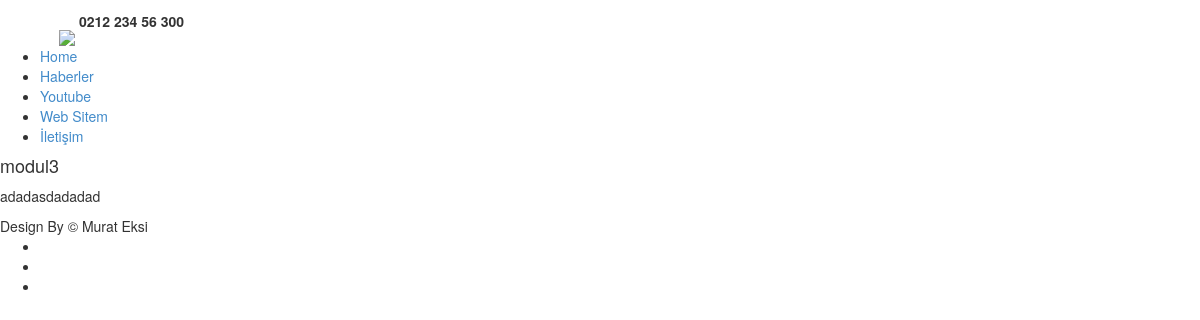
/sayfa_detay.php?sayfa_id=4, run on the app's committed database.
### tables this page shows
CREATE TABLE `admin_ayarlar` (
  `adminayar_id` int(11) NOT NULL,
  `adminayar_logo` varchar(100) NOT NULL,
  `adminayar_telefon` varchar(50) NOT NULL,
  `adminayar_title` varchar(200) NOT NULL,
  `adminayar_description` varchar(200) NOT NULL,
  `adminayar_keywords` varchar(200) NOT NULL,
  `adminayar_facebook` varchar(100) NOT NULL,
  `adminayar_twitter` varchar(100) NOT NULL,
  `adminayar_linkedin` varchar(100) NOT NULL,
  `adminayar_footer` varchar(200) NOT NULL,
  `adminayar_adres` varchar(200) NOT NULL,
  `adminayar_mail` varchar(100) NOT NULL,
  `adminayar_fax` varchar(100) NOT NULL,
  `adminayar_yedek` varchar(200) NOT NULL
);

CREATE TABLE `menuler` (
  `menu_id` int(11) NOT NULL,
  `menu_ad` varchar(100) NOT NULL,
  `menu_link` varchar(500) NOT NULL,
  `menu_ek` varchar(100) NOT NULL
);

CREATE TABLE `sayfalar` (
  `sayfa_id` int(11) NOT NULL,
  `sayfa_tarih` datetime NOT NULL,
  `sayfa_ad` varchar(100) NOT NULL,
  `sayfa_icerik` text NOT NULL,
  `sayfa_sira` varchar(100) NOT NULL DEFAULT '0',
  `sayfa_anasayfa` enum('0','1') NOT NULL DEFAULT '0'
);

### web/sayfa_detay.php (the view, shortened to what this page needs)
<?php
include 'header.php';
          $sayfa_id=$_GET['sayfa_id'];
            $sayfasorgu=mysql_query("select * from sayfalar where sayfa_id='$sayfa_id'");
            $sayfacek=mysql_fetch_assoc($sayfasorgu);
 ?>
<aside>
      <div class="wrapper">
            <div class="column-6">
          <div class="box">
            <div class="aligncenter">
              <h4><?php echo $sayfacek['sayfa_ad']; ?></h4>
            </div>
            <div class="box-bg maxheight">
              <div class="padding">
                <p><?php echo $sayfacek['sayfa_icerik']; ?></p>
              </div>
          </div>
        </div>
</div>
    </aside>
  </div>
</div>
<?php include 'footer.php'; ?>

### web/header.php (shortened to what this page needs)
<?php
$ayarsorgu=mysql_query("select*from admin_ayarlar");
$ayarcek=mysql_fetch_assoc($ayarsorgu);
 ?>
<!DOCTYPE html>
<html lang="en">
<head>
<link rel="stylesheet" href="css/bootstrap.css" type="text/css" media="screen">
<link rel="stylesheet" href="css/reset.css" type="text/css" media="screen">
<link rel="stylesheet" href="css/stil.css" type="text/css" media="screen">
<link rel="stylesheet" href="css/layout.css" type="text/css" media="screen">
</head>
<body id="page1">
<div class="extra">
  <div class="main">
    <header>
      <div class="indent">
        <div class="row-top">
          <div class="wrapper">
<img style="margin-left: 59px; margin-top: 30px;" src="<?php echo $ayarcek['adminayar_logo']; ?>">
            <strong class="support"><?php echo $ayarcek['adminayar_telefon']; ?></strong> </div>
        </div>
        <nav>
          <ul  class="menu">
            <li><a class="active" href="index.php">Home</a></li>
            <?php
              $menusorgu=mysql_query("select*from menuler");
              $menusay=mysql_num_rows($menusorgu);
              $say=0;
              while($menucek=mysql_fetch_assoc($menusorgu)){ $say++;?>
                <li class="<?php
                if ( $menusay==$say) {
                 echo "last";
                }
                 ?>"><a href="<?php echo$menucek['menu_link']; ?>"><?php echo$menucek['menu_ad']; ?></a></li>
             <?php } ?>
          </ul>
        </nav>
      </div>
    </header>

### web/footer.php (shortened to what this page needs)
<footer>
  <div class="main">
    <div class="footer-bg">
      <?php echo $ayarcek['adminayar_footer']; ?>
      <ul class="list-services">
        <li><a class="tooltips" href="<?php echo $ayarcek['adminayar_facebook']; ?>"></a></li>
        <li class="item-1"><a class="tooltips" href="<?php echo $ayarcek['adminayar_twitter']; ?>"></a></li>
        <li class="item-2"><a class="tooltips" href="<?php echo $ayarcek['adminayar_linkedin']; ?>"></a></li>
      </ul>
    </div>
  </div>
</footer>
</body>
</html>

### data on the page
admin_ayarlar: adminayar_telefon "0212 234 56 300", adminayar_footer "Design By © Murat Eksi"
menuler: menu_ad "Haberler"
menuler: menu_ad "Youtube"
menuler: menu_ad "Web Sitem"
menuler: menu_ad "İletişim"
sayfalar: sayfa_ad "modul3", sayfa_icerik "adadasdadadad"
